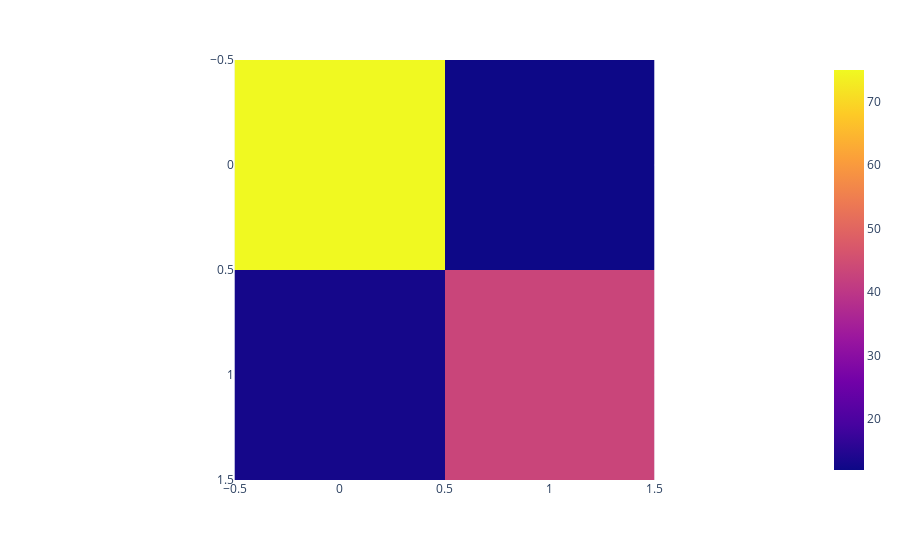

Notebook cell for this chart:
### Code cell
px.imshow(cml)

### Figure 1 — Plotly figure (JSON) as saved in the notebook; plotly's stock layout.template omitted (floating-point values rounded to 4 significant figures)
{"data": [{"coloraxis": "coloraxis", "hovertemplate": "x: %{x}<br>y: %{y}<br>color: %{z}<extra></extra>", "name": "0", "type": "heatmap", "xaxis": "x", "yaxis": "y", "z": [[75, 12], [13, 43]]}], "layout": {"coloraxis": {"colorscale": [[0, "#0d0887"], [0.1111, "#46039f"], [0.2222, "#7201a8"], [0.3333, "#9c179e"], [0.4444, "#bd3786"], [0.5556, "#d8576b"], [0.6667, "#ed7953"], [0.7778, "#fb9f3a"], [0.8889, "#fdca26"], [1, "#f0f921"]]}, "margin": {"t": 60}, "xaxis": {"anchor": "y", "constrain": "domain", "domain": [0, 1], "scaleanchor": "y"}, "yaxis": {"anchor": "x", "autorange": "reversed", "constrain": "domain", "domain": [0, 1]}}}
